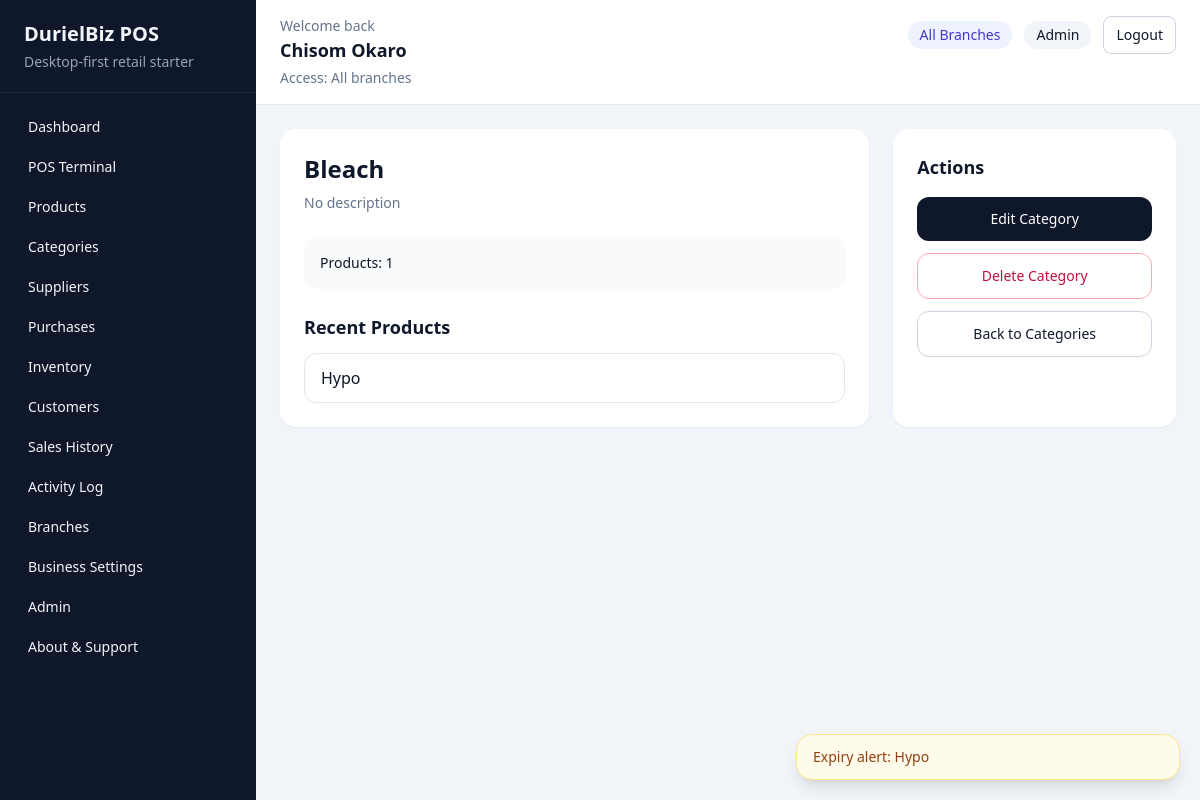
Screenshot of /products/categories/1/ (signed in) with the database file from the repository.
### accounts/models.py (models this page shows, shortened)
class User(AbstractUser):
    class Role(models.TextChoices):
        ADMIN = "admin", "Admin"
        MANAGER = "manager", "Manager"
        CASHIER = "cashier", "Cashier"
        INVENTORY = "inventory", "Inventory Officer"
    role = models.CharField(max_length=20, choices=Role.choices, default=Role.CASHIER)
    phone_number = models.CharField(max_length=20, blank=True)
    branch = models.ForeignKey(
        "reports.Branch",
        on_delete=models.SET_NULL,
        related_name="users",
        null=True,
        blank=True,
    )

### products/models.py (models this page shows, shortened)
class Category(models.Model):
    name = models.CharField(max_length=120, unique=True)
    slug = models.SlugField(max_length=140, unique=True, blank=True)
    description = models.TextField(blank=True)
    class Meta:
        ordering = ["name"]
        verbose_name_plural = "categories"

class Product(models.Model):
    name = models.CharField(max_length=255)
    slug = models.SlugField(max_length=280, unique=True, blank=True)
    barcode = models.CharField(max_length=100, unique=True, blank=True, null=True)
    category = models.ForeignKey(Category, on_delete=models.PROTECT, related_name="products")
    supplier = models.ForeignKey(
        "suppliers.Supplier",
        on_delete=models.SET_NULL,
        related_name="products",
        blank=True,
        null=True,
    )
    cost_price = models.DecimalField(max_digits=12, decimal_places=2)
    selling_price = models.DecimalField(max_digits=12, decimal_places=2)
    quantity = models.PositiveIntegerField(default=0)
    reorder_level = models.PositiveIntegerField(default=10)
    expiry_date = models.DateField(blank=True, null=True)
    is_active = models.BooleanField(default=True)
    created_at = models.DateTimeField(auto_now_add=True)
    updated_at = models.DateTimeField(auto_now=True)
    class Meta:
        ordering = ["name"]

### products/views.py (the view)
# urls.py: path("categories/<int:pk>/", category_detail, name="category-detail"),
@login_required
@role_required(User.Role.ADMIN, User.Role.INVENTORY)
def category_detail(request, pk):
    user_branch = get_user_branch(request.user)
    if user_branch is not None:
        category = get_object_or_404(
            Category.objects.annotate(
                product_count=Count("products", filter=Q(products__branch_stocks__branch=user_branch), distinct=True)
            ).filter(product_count__gt=0),
            pk=pk,
        )
        category_products = product_queryset_for_branch(
            user_branch,
            category.products.filter(branch_stocks__branch=user_branch).distinct(),
        ).order_by("name")
    else:
        category = get_object_or_404(Category.objects.annotate(product_count=Count("products")), pk=pk)
        category_products = category.products.order_by("name")
    products = paginate_queryset(request, category_products, per_page=10, page_param="products_page")
    return render(request, "products/category_detail.html", {"category": category, "products": products})

### accounts/permissions.py (called while the page is built)
def is_admin_user(user):
    return bool(getattr(user, "is_authenticated", False) and getattr(user, "role", "") == User.Role.ADMIN)

def get_user_branch(user):
    if not getattr(user, "is_authenticated", False) or is_admin_user(user):
        return None
    return getattr(user, "branch", None)

def role_required(*allowed_roles):
    def decorator(view_func):
        @wraps(view_func)
        def _wrapped_view(request, *args, **kwargs):
            if not request.user.is_authenticated:
                return redirect("accounts:login")
            if request.user.role not in allowed_roles:
                messages.error(request, "You do not have permission to access that page.")
                return redirect(get_role_home_url(request.user))
            if request.user.role != User.Role.ADMIN and not getattr(request.user, "branch_id", None):
                messages.error(request, "Your account is not assigned to a branch.")
                return redirect("accounts:logout")
            return view_func(request, *args, **kwargs)
        return _wrapped_view
    return decorator

### pos_system/pagination.py (called while the page is built)
def paginate_queryset(request, queryset, *, per_page=10, page_param="page"):
    paginator = Paginator(queryset, per_page)
    page_number = request.GET.get(page_param, 1)
    try:
        page_obj = paginator.page(page_number)
    except PageNotAnInteger:
        page_obj = paginator.page(1)
    except EmptyPage:
        page_obj = paginator.page(paginator.num_pages)
    return page_obj

### reports/context_processors.py (called while the page is built)
def business_settings(request):
    return {"business_settings": BusinessSettings.get_solo()}

### reports/models.py (called while the page is built)
    @classmethod
    def get_solo(cls):
        settings, _ = cls.objects.get_or_create(pk=1)
        return settings

### templates/products/category_detail.html (shortened to what this page needs)
{% extends "base.html" %}
{% block content %}
    <section class="grid gap-6 lg:grid-cols-3">
        <div class="rounded-2xl bg-white p-6 shadow-sm lg:col-span-2">
            <h3 class="text-2xl font-semibold">{{ category.name }}</h3>
            <p class="mt-2 text-sm text-slate-500">{{ category.description|default:"No description" }}</p>
            <div class="mt-6 rounded-xl bg-slate-50 p-4 text-sm">
                <p><span class="font-medium">Products:</span> {{ category.product_count }}</p>
            </div>
            <div class="mt-6">
                <h4 class="text-lg font-semibold">Recent Products</h4>
                <div class="mt-3 space-y-3">
                    {% for product in products %}
                        <div class="rounded-xl border border-slate-200 px-4 py-3">
                            <a href="{% url 'products:detail' product.pk %}" class="font-medium hover:underline">{{ product.name }}</a>
                        </div>
                    {% empty %}
                        <p class="text-sm text-slate-500">No products in this category yet.</p>
                    {% endfor %}
                </div>
            </div>
        </div>
        <div class="rounded-2xl bg-white p-6 shadow-sm">
            <h4 class="text-lg font-semibold">Actions</h4>
            <div class="mt-4 space-y-3 text-sm">
                <a href="{% url 'products:category-update' category.pk %}" class="block rounded-xl bg-slate-900 px-4 py-3 text-center text-white">Edit Category</a>
                <a href="{% url 'products:category-delete' category.pk %}" class="block rounded-xl border border-rose-300 px-4 py-3 text-center text-rose-700">Delete Category</a>
                <a href="{% url 'products:category-list' %}" class="block rounded-xl border border-slate-300 px-4 py-3 text-center">Back to Categories</a>
            </div>
        </div>
    </section>
{% endblock %}

### templates/base.html (shortened to what this page needs)
<!DOCTYPE html>
<html lang="en">
<head>
    <script src="https://cdn.tailwindcss.com"></script>
</head>
<body class="min-h-screen bg-slate-100 text-slate-900">
    <div class="flex min-h-screen">
        <aside class="hidden w-64 bg-slate-900 text-slate-100 lg:block">
            <div class="border-b border-slate-800 px-6 py-5">
                <h1 class="text-xl font-semibold">DurielBiz POS</h1>
                <p class="mt-1 text-sm text-slate-400">Desktop-first retail starter</p>
            </div>
            <nav class="space-y-1 px-4 py-4 text-sm">
                {% if request.user.role == 'admin' or request.user.role == 'cashier' or request.user.role == 'manager' %}
                    <a href="{% url 'reports:dashboard' %}" class="block rounded-lg px-3 py-2 hover:bg-slate-800">Dashboard</a>
                {% endif %}
                {% if request.user.role == 'admin' or request.user.role == 'cashier' %}
                    <a href="{% url 'sales:pos' %}" class="block rounded-lg px-3 py-2 hover:bg-slate-800">POS Terminal</a>
                {% endif %}
                {% if request.user.role == 'admin' or request.user.role == 'inventory' %}
                    <a href="{% url 'products:list' %}" class="block rounded-lg px-3 py-2 hover:bg-slate-800">Products</a>
                    <a href="{% url 'products:category-list' %}" class="block rounded-lg px-3 py-2 hover:bg-slate-800">Categories</a>
                    <a href="{% url 'suppliers:list' %}" class="block rounded-lg px-3 py-2 hover:bg-slate-800">Suppliers</a>
                    <a href="{% url 'purchases:list' %}" class="block rounded-lg px-3 py-2 hover:bg-slate-800">Purchases</a>
                    <a href="{% url 'inventory:overview' %}" class="block rounded-lg px-3 py-2 hover:bg-slate-800">Inventory</a>
                {% endif %}
                {% if request.user.role == 'admin' %}
                    <a href="{% url 'sales:customer-list' %}" class="block rounded-lg px-3 py-2 hover:bg-slate-800">Customers</a>
                    <a href="{% url 'sales:history' %}" class="block rounded-lg px-3 py-2 hover:bg-slate-800">Sales History</a>
                    <a href="{% url 'accounts:activity-log' %}" class="block rounded-lg px-3 py-2 hover:bg-slate-800">Activity Log</a>
                    <a href="{% url 'reports:branch-list' %}" class="block rounded-lg px-3 py-2 hover:bg-slate-800">Branches</a>
                    <a href="{% url 'reports:business-settings' %}" class="block rounded-lg px-3 py-2 hover:bg-slate-800">Business Settings</a>
                    <a href="{% url 'accounts:admin-center' %}" class="block rounded-lg px-3 py-2 hover:bg-slate-800">Admin</a>
                {% endif %}
                <a href="{% url 'accounts:about-support' %}" class="block rounded-lg px-3 py-2 hover:bg-slate-800">About & Support</a>
            </nav>
        </aside>
        <main class="flex-1">
            <header class="border-b border-slate-200 bg-white">
                <div class="flex flex-wrap items-start justify-between gap-4 px-4 py-4 sm:px-6">
                    <div class="flex items-start gap-3">
                        <div>
                        <p class="text-sm text-slate-500">Welcome back</p>
                        <h2 class="text-lg font-semibold">{{ request.user.get_full_name|default:request.user.username }}</h2>
                        <p class="mt-1 text-sm text-slate-500">
                            {% if request.user.role == 'admin' %}
                                Access: All branches
                            {% elif request.user.branch %}
                                Branch: {{ request.user.branch.name }}
                            {% else %}
                                Branch: Not assigned
                            {% endif %}
                        </p>
                    </div>
                    </div>
                    <div class="flex flex-wrap items-center justify-end gap-3 text-sm">
                        {% if request.user.role == 'admin' %}
                            <span class="rounded-full bg-indigo-50 px-3 py-1 text-indigo-700">All Branches</span>
                        {% elif request.user.branch %}
                            <span class="rounded-full bg-emerald-50 px-3 py-1 text-emerald-700">{{ request.user.branch.name }}</span>
                        {% endif %}
                        <span class="rounded-full bg-slate-100 px-3 py-1">{{ request.user.get_role_display|default:"User" }}</span>
                        <form method="post" action="{% url 'accounts:logout' %}">
                            <button class="rounded-lg border border-slate-300 px-3 py-2 hover:bg-slate-50">Logout</button>
                        </form>
                    </div>
                </div>
            </header>
            <div class="px-6 py-6">
                {% block content %}{% endblock %}
            </div>
        </main>
    </div>
    <div id="toastContainer" class="fixed bottom-5 right-5 z-50 flex w-full max-w-sm flex-col gap-3"></div>
</body>
</html>

### rows the page displays
User: user.get_full_name "Chisom Okaro", user.role "Admin"
Category: name "Bleach", description "No description", product_count "1"
Product: name "Hypo"
